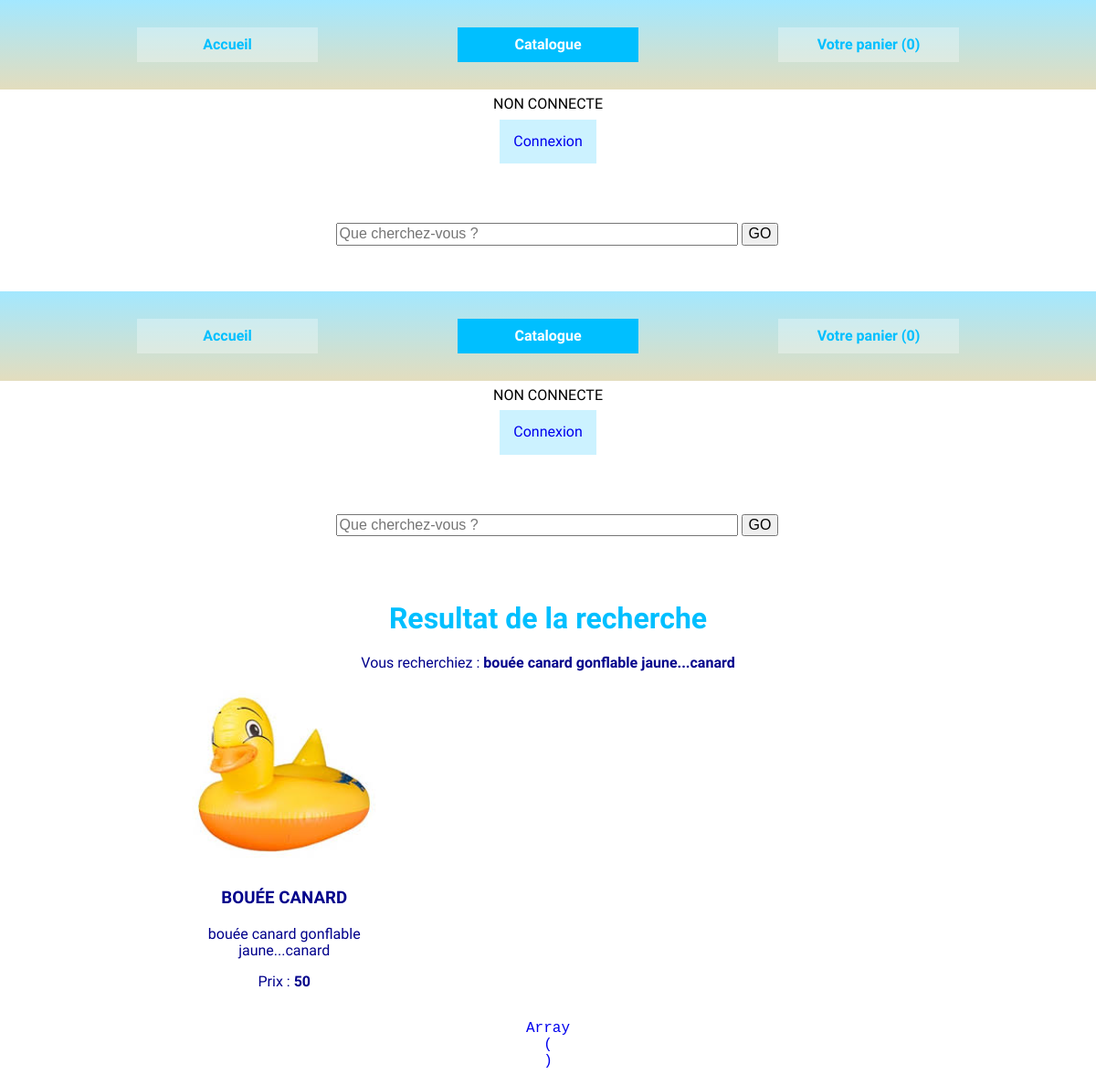
The app's page /public/recherche.php?findProduct=bouée canard gonflable jaune...canard
 with its own data.
### tables this page shows
CREATE TABLE `product` (
  `id` int(4) NOT NULL COMMENT 'id',
  `name` varchar(250) NOT NULL COMMENT 'nom produit',
  `price` int(11) NOT NULL COMMENT 'prix en centimes',
  `description` mediumtext NOT NULL COMMENT 'description',
  `photo` varchar(250) NOT NULL DEFAULT 'nophoto.png' COMMENT 'photo',
  `quantity` int(11) NOT NULL COMMENT 'quantité',
  `is_active` tinyint(1) NOT NULL COMMENT 'actif'
);

### public/recherche.php (called while the page is built, shortened)
<?php
$rech = $_GET['findProduct'];
$products = findProduct($rech);
include  '../views/head.phtml.php';
include '../views/retourRecherche.phtml.php';

### services/mystoreServices.php (called while the page is built, shortened)
<?php
function findProduct($quoi) {
	$db = connexion();
	$select = "SELECT * FROM product where description like '%{$quoi}%'";
	$statement = $db->prepare($select);
	$statement->execute();
	$products = $statement->fetchAll(\PDO::FETCH_ASSOC);
	return $products;
}

### views/retourRecherche.phtml.php (the view)
<?php include 'head.phtml.php'; ?>
	<main id="retourRecherche" class="container">
		<h1>Resultat de la recherche</h1>
		<?php echo('Vous recherchiez : <span>' . $rech) . '</span>' ?>
		<?php if ( count($products) == 0 ): ?>
			<p>Nous n'avons rien trouvé qui corresponde</p>
		<?php else : ?>
			<section>
				<ul class="flex">
					<?php foreach ($products as $product) : ?>
						<li>
							<img src="img/<?=$product['photo'] ?>" alt="Pas de photo">
							<article>
								<h3><?=$product['name'] ?></h3>
								<p><?=$product['description'] ?></p>
								<p>Prix : <span><?=$product['price'] ?></span></p>
								<a href="ajoutPanier.php"
							</article>
						</li>
					<?php endforeach; ?>
				</ul>
			</section>
		<?php endif  ?>
	</main>
</body>
<?php include 'footer.phtml.php'; ?>

### public/css/mystore.css (style rules this page uses)
* { box-sizing : border-box; }
a { text-decoration: none; }
.flex { display : flex; flex-wrap : wrap; flex-direction : row; justify-content : space-between; }
.container { width : 1100px; margin : 0 auto; color : DarkBlue; }
body { text-align : center; font-family: 'Kavivanar', cursive; margin : 0; }
ul { list-style-type: none; padding: 0; }
ul li { width : 30%; }
h1 { color : DeepSkyBlue; }
h1, h2 { text-align: center; margin : 10px auto; }
h3 { text-transform: uppercase; font-family: 'Indie Flower', cursive; }
#accueil section { width : 75%; margin : 0 auto; }
#retourRecherche span { font-weight: bold; }

### records on screen
product: photo (picture), name "BOUÉE CANARD", description "bouée canard gonflable jaune...canard", price "50"

### other values on screen
$rech "bouée canard gonflable jaune...canard"
